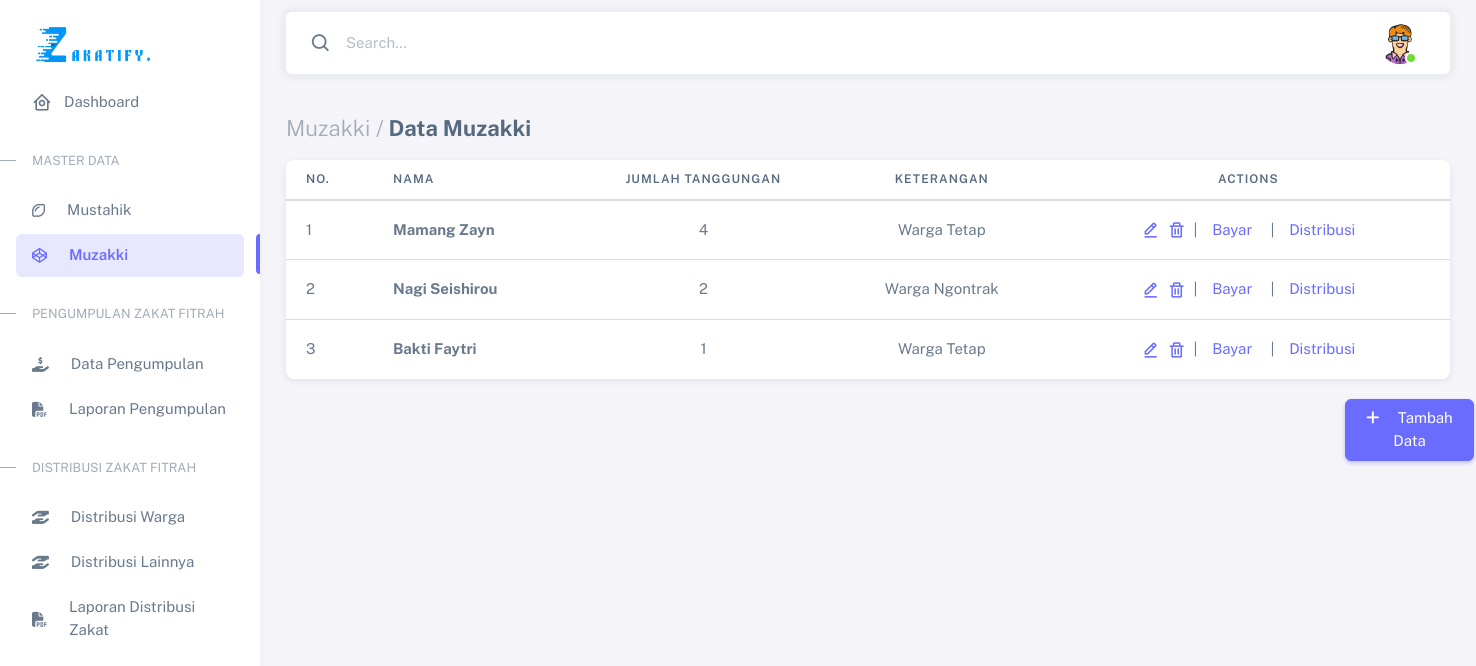
/admin/html/data_muzakki.php, run on the app's committed database.
### tables this page shows
CREATE TABLE `muzakki` (
  `id_muzakki` int(8) NOT NULL,
  `nama` varchar(45) NOT NULL,
  `jumlah_tanggungan` int(15) NOT NULL,
  `keterangan` varchar(20) NOT NULL
);

### admin/html/functions.php (called while the page is built, shortened)
<?php
$conn = mysqli_connect("localhost", "root", "", "zakatfitrah");
function query($query)
{
    global $conn;
    $result = mysqli_query($conn, $query);
    $rows = [];
    while ($row = mysqli_fetch_assoc($result)) {
        $rows[] = $row;
    }
    return $rows;
}

### admin/html/data_muzakki.php (the view, shortened to what this page needs)
<?php
include "functions.php";
$muzakki = query("SELECT * FROM muzakki");
?>
<!DOCTYPE html>
<html lang="en" class="light-style layout-menu-fixed" dir="ltr" data-theme="theme-default" data-assets-path="../assets/" data-template="vertical-menu-template-free">
<head>
    <link rel="stylesheet" href="../assets/vendor/fonts/boxicons.css" />
    <link rel="stylesheet" href="../assets/vendor/css/core.css" class="template-customizer-core-css" />
    <link rel="stylesheet" href="../assets/vendor/css/theme-default.css" class="template-customizer-theme-css" />
    <link rel="stylesheet" href="../assets/css/demo.css" />
    <link rel="stylesheet" href="../assets/vendor/libs/perfect-scrollbar/perfect-scrollbar.css" />
    <link rel="stylesheet" href="../assets/vendor/libs/apex-charts/apex-charts.css" />
</head>
<body>
    <div class="layout-wrapper layout-content-navbar">
        <div class="layout-container">
            <aside id="layout-menu" class="layout-menu menu-vertical menu bg-menu-theme">
                <div class="app-brand demo">
                    <a href="index.html" class="app-brand-link">
                        <span class="app-brand-text demo menu-text fw-bolder"><img src="../../assets/img/logo.png" alt="" height="40" width="120"></span>
                    </a>
                </div>
                <ul class="menu-inner py-1">
                    <li class="menu-item">
                        <a href="admin.php" class="menu-link">
                            <i class="menu-icon tf-icons bx bx-home-circle"></i>
                            <div data-i18n="Analytics">Dashboard</div>
                        </a>
                    </li>
                    <li class="menu-header small text-uppercase">
                        <span class="menu-header-text">Master Data</span>
                    </li>
                    <li class="menu-item">
                        <a href="data_mustahik.php" class="menu-link">
                            <i class="fa-regular fa-lemon"></i>
                            <span>⠀⠀</span>
                            <div data-i18n="Misc">Mustahik</div>
                        </a>
                    </li>
                    <li class="menu-item active">
                        <a href="data_muzakki.php" class="menu-link">
                            <i class="fa-brands fa-codepen"></i>
                            <span>⠀⠀</span>
                            <div data-i18n="Misc">Muzakki</div>
                        </a>
                    </li>
                    <li class="menu-header small text-uppercase"><span class="menu-header-text">Pengumpulan Zakat Fitrah</span></li>
                    <li class="menu-item">
                        <a href="data_pengumpulan.php" class="menu-link">
                            <i class="fa-solid fa-hand-holding-dollar"></i>
                            <span>⠀⠀</span>
                            <div data-i18n="Form Elements">Data Pengumpulan</div>
                        </a>
                    </li>
                    <li class="menu-item">
                        <a href="pdf_pengumpulan.php" class="menu-link">
                            <i class="fa-solid fa-file-pdf"></i>
                            <span>⠀⠀</span>
                            <div data-i18n="Form Layouts">Laporan Pengumpulan</div>
                        </a>
                    </li>
                    <li class="menu-header small text-uppercase"><span class="menu-header-text">Distribusi Zakat Fitrah</span></li>
                    <li class="menu-item">
                        <a href="distribusi_warga.php" class="menu-link">
                            <i class="fa-solid fa-hand-holding-hand"></i>
                            <span>⠀⠀</span>
                            <div data-i18n="Tables">Distribusi Warga</div>
                        </a>
                    </li>
                    <li class="menu-item">
                        <a href="distribusi_lainnya.php" class="menu-link">
                            <i class="fa-solid fa-hand-holding-hand"></i>
                            <span>⠀⠀</span>
                            <div data-i18n="Tables">Distribusi Lainnya</div>
                        </a>
                    </li>
                    <li class="menu-item">
                        <a href="pdf_distribusi.php" class="menu-link">
                            <i class="fa-solid fa-file-pdf"></i>
                            <span>⠀⠀</span>
                            <div data-i18n="Tables">Laporan Distribusi Zakat</div>
                        </a>
                    </li>
                </ul>
            </aside>
            <div class="layout-page">
                <nav class="layout-navbar container-xxl navbar navbar-expand-xl navbar-detached align-items-center bg-navbar-theme" id="layout-navbar">
                    <div class="navbar-nav-right d-flex align-items-center" id="navbar-collapse">
                        <div class="navbar-nav align-items-center">
                            <div class="nav-item d-flex align-items-center">
                                <i class="bx bx-search fs-4 lh-0"></i>
                                <input type="text" class="form-control border-0 shadow-none" placeholder="Search..." aria-label="Search..." />
                            </div>
                        </div>
                        <ul class="navbar-nav flex-row align-items-center ms-auto">
                            <li class="nav-item navbar-dropdown dropdown-user dropdown">
                                <a class="nav-link dropdown-toggle hide-arrow" href="javascript:void(0);" data-bs-toggle="dropdown">
                                    <div class="avatar avatar-online">
                                        <img src="../assets/img/avatars/mann.png" alt class="w-px-40 h-auto rounded-circle" />
                                    </div>
                                </a>
                            </li>
                        </ul>
                    </div>
                </nav>
                <div class="content-wrapper">
                    <div class="container-xxl flex-grow-1 container-p-y">
                        <h4 class="fw-bold py-3 mb-1"><span class="text-muted fw-light">Muzakki /</span> Data Muzakki</h4>
                        <div class="card">
                            <div class="table-responsive text-nowrap">
                                <table class="table">
                                    <thead>
                                        <tr>
                                            <th>No.</th>
                                            <th>Nama</th>
                                            <th style="text-align: center;">Jumlah Tanggungan</th>
                                            <th style="text-align: center;">Keterangan</th>
                                            <th style="text-align: center;">Actions</th>
                                        </tr>
                                    </thead>
                                    <tbody class="table-border-bottom-0">
                                        <?php $i = 1; ?>
                                        <?php foreach ($muzakki as $row) : ?>
                                            <tr>
                                                <td><?= $i; ?></td>
                                                <td><strong><?= $row["nama"]; ?></strong></td>
                                                <td style="text-align: center;"><?= $row["jumlah_tanggungan"]; ?></td>
                                                <td style="text-align: center;"><?= $row["keterangan"]; ?></td>
                                                <td style="text-align: center;">
                                                    <div class="btn">
                                                        <a href="edit_muzakki.php?id_muzakki=<?= $row["id_muzakki"]; ?>"><i class="bx bx-edit-alt me-1"></i></a>
                                                        <a href="hapus.php?id_muzakki=<?= $row["id_muzakki"]; ?>"><i class="bx bx-trash me-1"></i></a> <span>|</span><span>⠀</span>
                                                        <a href="bayar.php?id_muzakki=<?= $row["id_muzakki"]; ?>">Bayar <span>⠀</span></a> <span>|</span><span>⠀</span>
                                                        <a href="input_distribusi_muzakki.php?id_muzakki=<?= $row["id_muzakki"]; ?>">Distribusi</a>
                                                    </div>
                                                </td>
                                            </tr>
                                            <?php $i++; ?>
                                        <?php endforeach; ?>
                                    </tbody>
                                </table>
                            </div>
                        </div>
                        <a href="input_muzakki.php" class="card-header"><button style="margin-top:20px; margin-left: 1035px;" type="button" class="btn btn-primary"><i class="fa-solid fa-plus"></i>
                                <span>⠀</span> Tambah Data</button></a>
                    </div>
                </div>
            </div>
        </div>
    </div>
</body>
</html>

### admin/assets/css/demo.css (style rules this page uses)
.menu .app-brand.demo { height: 64px; margin-top: 12px; }
.app-brand-text.demo { font-size: 1.75rem; letter-spacing: -0.5px; text-transform: lowercase; }

### data on the page
muzakki: nama "Mamang Zayn", jumlah_tanggungan "4", keterangan "Warga Tetap"
muzakki: nama "Nagi Seishirou", jumlah_tanggungan "2", keterangan "Warga Ngontrak"
muzakki: nama "Bakti Faytri", jumlah_tanggungan "1", keterangan "Warga Tetap"
